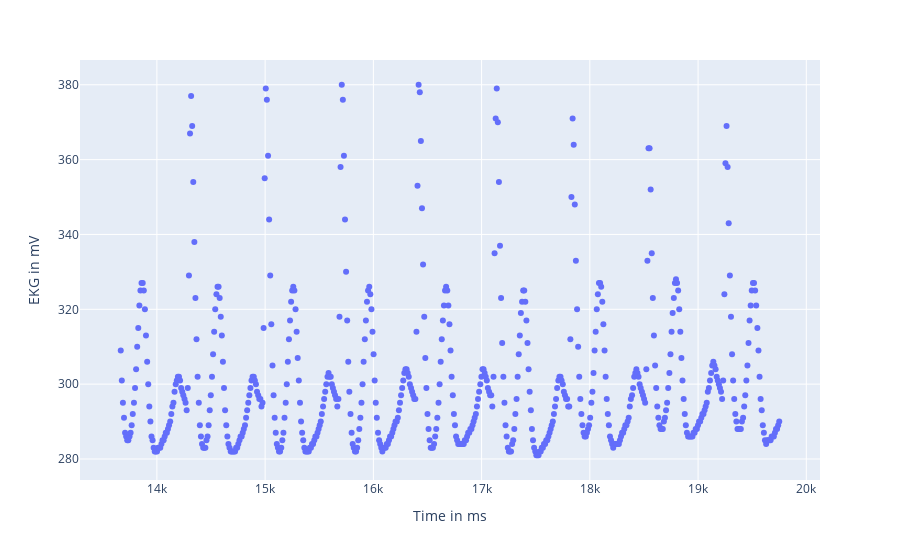

Write notebook code for a chart like this one.
### Markdown cell above
#### Anpassung durch Resampling

- Wir könnten die Funktion so anpassen, dass sie auch Plateaus in den Peaks erkennt
- Wenn wir das `>` Zeichen durch das `>=` Zeichen ersetzen, dann finden wir auch Plateaus, allerdings mehrere Punkte pro Plateau
- Alternativ können wir die Funktion auch resamplen, um die die Plateaus zu entfernen
- Mit etwas testen finden wir heraus, dass das Resampling mit einem Faktor von 5 gut funktioniert

### Code cell
df_short_resampled = df_short.iloc[::5]

fig = px.scatter(df_short_resampled, x='Time in ms', y='EKG in mV')
fig.show()

### Figure 1 — Plotly figure (JSON) as saved in the notebook; plotly's stock layout.template omitted (floating-point values rounded to 4 significant figures; data arrays with more than 128 entries replaced by an {"elided": "..."} marker saying what was removed)
{"data": [{"hovertemplate": "Time in ms=%{x}<br>EKG in mV=%{y}<extra></extra>", "legendgroup": "", "marker": {"color": "#636efa", "symbol": "circle"}, "mode": "markers", "name": "", "orientation": "v", "showlegend": false, "type": "scatter", "x": {"elided": "600 int values"}, "xaxis": "x", "y": {"elided": "600 int values"}, "yaxis": "y"}], "layout": {"legend": {"tracegroupgap": 0}, "margin": {"t": 60}, "xaxis": {"anchor": "y", "domain": [0, 1], "title": {"text": "Time in ms"}}, "yaxis": {"anchor": "x", "domain": [0, 1], "title": {"text": "EKG in mV"}}}}
